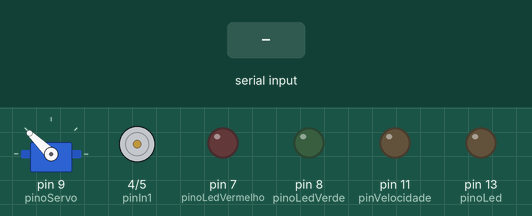
This sketch was run on a simulated Arduino Uno, built with avr-gcc and run on an emulated ATmega328P. On the bench: servo, motor-driver pin pairs drawn as motors (green arrow = first pin HIGH = forward, orange = second pin HIGH = backward, longer = more drive), output pins drawn as LEDs (lit = HIGH). Dashed ring = blinking. Inputs (shaded band) come from the test bench.

Above: at 1.3 s.
1.4 s: "1" received over the second serial link
At 4.35 s:
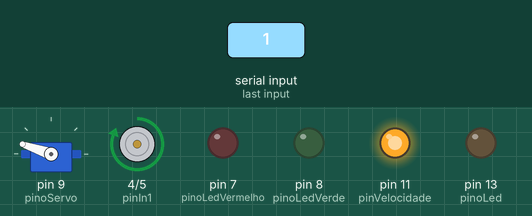
4.4 s: "3" received over the second serial link
At 5.0 s:
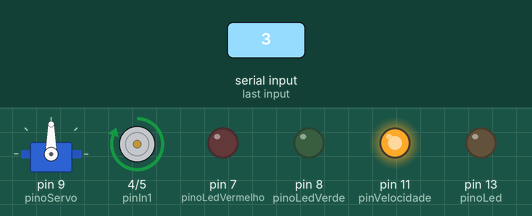
5.9 s: "0" received over the second serial link
At 6.2 s:
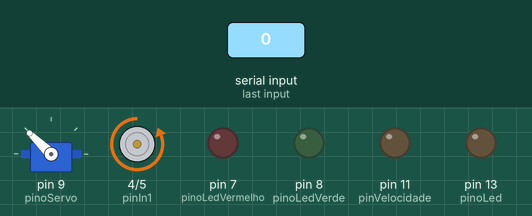
7.4 s: "5" received over the second serial link
At 10.35 s:
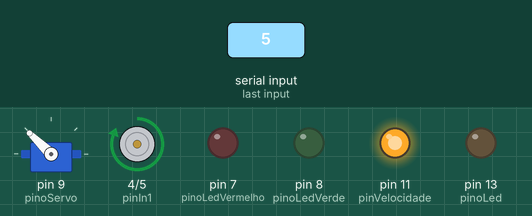
10.4 s: "7" received over the second serial link
At 10.9 s:
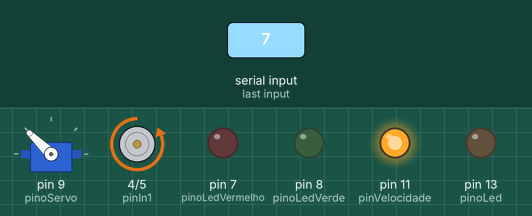
11.9 s: "9" received over the second serial link
At 12.08 s:
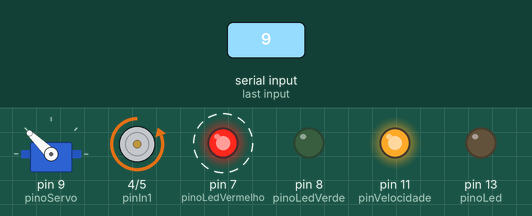
Timing chart, 0 to 15.9 s (numbered marks = the images above; inputs shaded):
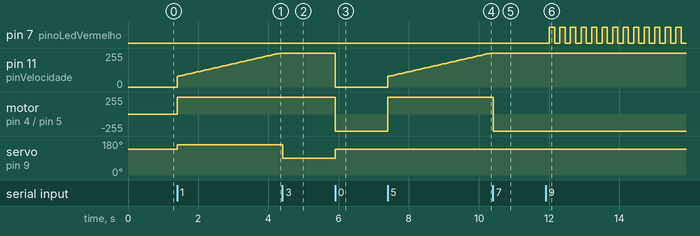

The sketch:

carro_jonathas.ino
```cpp
#include <SoftwareSerial.h>
#include <Servo.h>

const int pinoLedVerde = 8;
const int pinoLedVermelho = 7;

const int pinoServo = 9; //PINO DIGITAL UTILIZADO PELO SERVO
const int pinoRX = 3; //PINO DIGITAL 2 (RX)
const int pinoTX = 2; //PINO DIGITAL 3 (TX)
const int pinoLed = 13; //PINO DIGITAL UTILIZADO PELO LED
char dadoBluetooth = '#'; //VARIÁVEL QUE ARMAZENA O VALOR ENVIADO PELO BLUETOOTH
boolean loopLED = false; //VARIÁVEL BOOLEANA QUE FAZ O CONTROLE DE ATIVAÇÃO DO LOOP DO LED

const int pinIn1 = 4;
const int pinIn2 = 5;
const int pinVelocidade = 11;
int sentido = 1; //1-frente, 0-re

boolean estaAcelerando = false;
int velocidade = 80;
const int velocidadeInicial = 80;

Servo s; //OBJETO DO TIPO SERVO
int pos; //POSIÇÃO DO SERVO

boolean ledVerde = false;
boolean ledVermelho = false;


SoftwareSerial bluetooth(pinoRX, pinoTX);

void setup() {
  //L298
  pinMode(pinIn1, OUTPUT);
  pinMode(pinIn2, OUTPUT);
  pinMode(pinoLedVerde, OUTPUT);
  pinMode(pinoLedVermelho, OUTPUT);
  pinMode(pinVelocidade, OUTPUT);

  //SERVO
  s.attach(pinoServo); //ASSOCIAÇÃO DO PINO DIGITAL AO OBJETO DO TIPO SERVO
  s.write(136); //INICIA O MOTOR NA POSIÇÃO

  //BLUETOOTH
  Serial.begin(9600); //INICIALIZA A SERIAL
  bluetooth.begin(9600); //INICIALIZA A SERIAL DO BLUETOOTH
  //bluetooth.print("$"); //IMPRIME O CARACTERE
  delay(100); //INTERVALO DE 100 MILISSEGUNDOS
  pinMode(pinoLed, OUTPUT); //DEFINE O PINO COMO SAÍDA
}

void loop() {

  if(bluetooth.available()){ //SE O BLUETOOTH ESTIVER HABILITADO, FAZ
    //Serial.println("BLUETOOTH LIGADO");
    dadoBluetooth = bluetooth.read();
    //Serial.println(dadoBluetooth);

    if(dadoBluetooth == '1'){
      //Serial.println("ESQUERDA");
      s.write(161);
      estaAcelerando = true;
      if(sentido == 1){
        frente();
      }else {
        re();
      }
    }else if(dadoBluetooth == '3'){
      //Serial.println("DIREIRA");
      estaAcelerando = true;
      s.write(90);
      if(sentido == 1){
        frente();
      }else {
        re();
      }
    }
    if(dadoBluetooth =='0'|| dadoBluetooth=='2'){
      s.write(136);
      parar();
      estaAcelerando = false;
      velocidade = velocidadeInicial;
    }

    if(dadoBluetooth == '5'){
      sentido = 1;
      frente();
      estaAcelerando = true;
    }else if(dadoBluetooth == '7'){
      sentido = 0;
      re();
      estaAcelerando = true;
    }else if(dadoBluetooth == '4' || dadoBluetooth == '6'){
       parar();
       estaAcelerando = false;
       velocidade = velocidadeInicial;
    }
  }
  //Serial.println(velocidade);
  if(estaAcelerando && velocidade<=255){
    //Serial.println(velocidade);
    analogWrite(pinVelocidade, velocidade);
    velocidade = velocidade + 3;
  }

  if(dadoBluetooth == '9'){
    ledVermelho = !ledVermelho;
    delay(100);
  }
  if(ledVermelho == true){
    digitalWrite(pinoLedVermelho, HIGH);
  }else{
    digitalWrite(pinoLedVermelho, LOW);
  }

  if(dadoBluetooth == 'f'){
    ledVerde = !ledVerde;
    delay(100);
  }
  if(ledVerde == true){
    digitalWrite(pinoLedVerde, HIGH);
  }else{
    digitalWrite(pinoLedVerde, LOW);
  }

  delay(50);
}

void frente() {
  digitalWrite(pinIn1, HIGH);
  digitalWrite(pinIn2, LOW);
}

void re() {
  digitalWrite(pinIn1, LOW);
  digitalWrite(pinIn2, HIGH);
}

void parar() {
  analogWrite(pinVelocidade, 0);
  digitalWrite(pinIn1, LOW);
  digitalWrite(pinIn2, HIGH);
}
```

Measured:
- after the input at 1.4 s, pin 11 (pinVelocidade): moves from 0/255 to 254/255 over 2.9 s, starting at once; motor on pin 4 (pinIn1) / pin 5 (pinIn2): stopped → forward 255/255 at once; servo on pin 9 (pinoServo): 136° → 161° at once
- after the input at 4.4 s, servo on pin 9 (pinoServo): 161° → 90° at once
- after the input at 5.9 s, pin 11 (pinVelocidade): 254/255 → 0/255 at once; motor on pin 4 (pinIn1) / pin 5 (pinIn2): forward 255/255 → backward 255/255 at once; servo on pin 9 (pinoServo): 90° → 136° at once
- after the input at 7.4 s, pin 11 (pinVelocidade): moves from 0/255 to 254/255 over 2.9 s, starting at once; motor on pin 4 (pinIn1) / pin 5 (pinIn2): backward 255/255 → forward 255/255 at once
- after the input at 10.4 s, motor on pin 4 (pinIn1) / pin 5 (pinIn2): forward 255/255 → backward 255/255 at once
- after the input at 11.9 s, pin 7 (pinoLedVermelho): alternates HIGH for 0.15 s and LOW for 0.15 s, starting after 0.11 s
